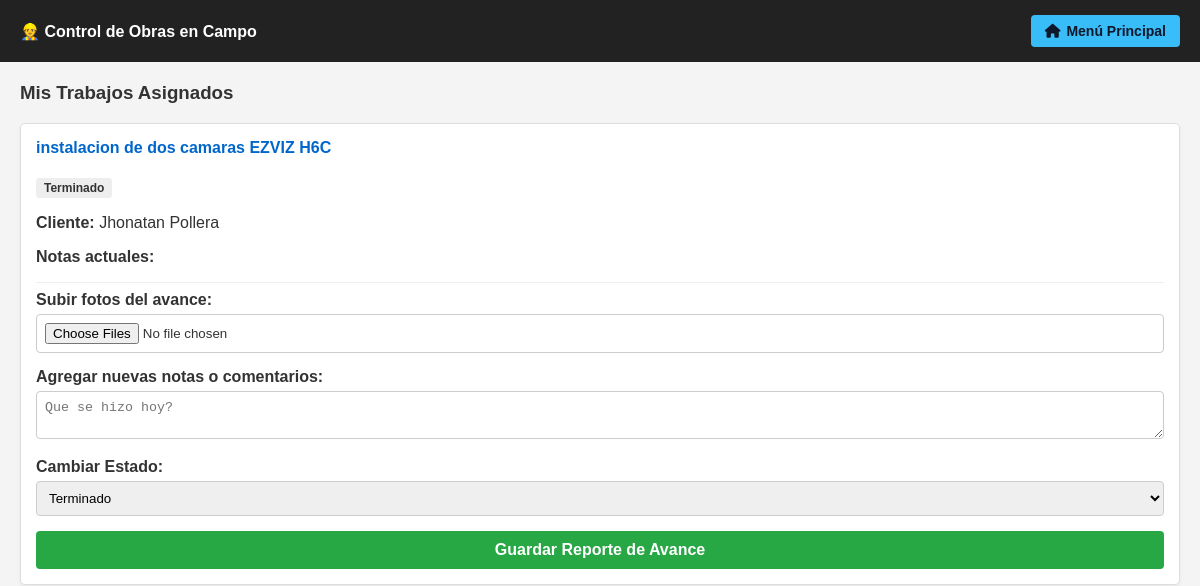
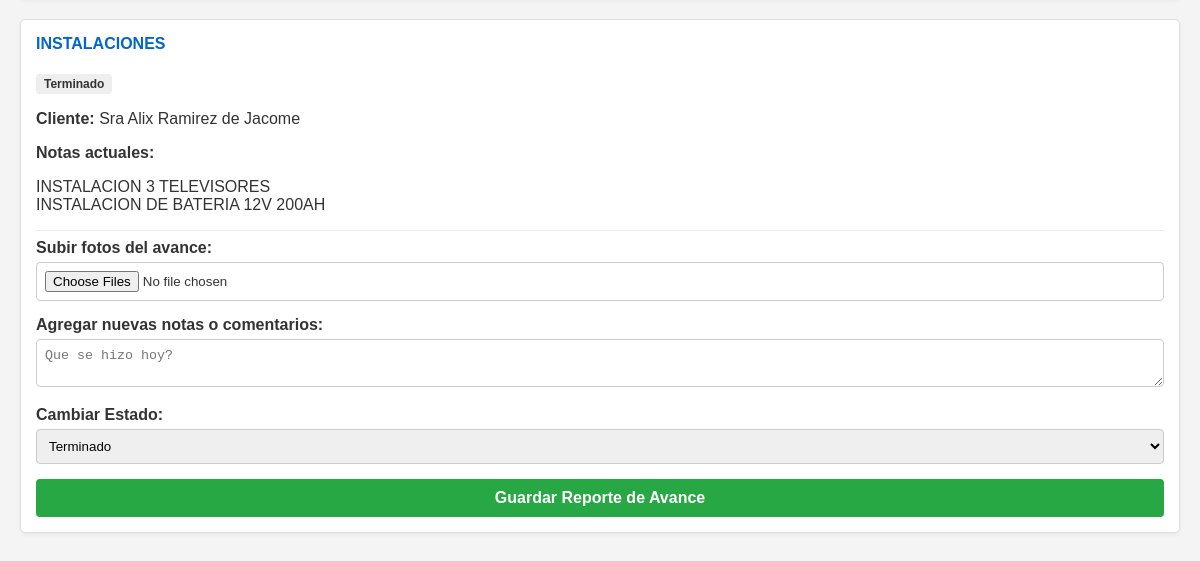
Before: /mis-trabajos/ (signed in) with the older database file (2 pictures, top to bottom).
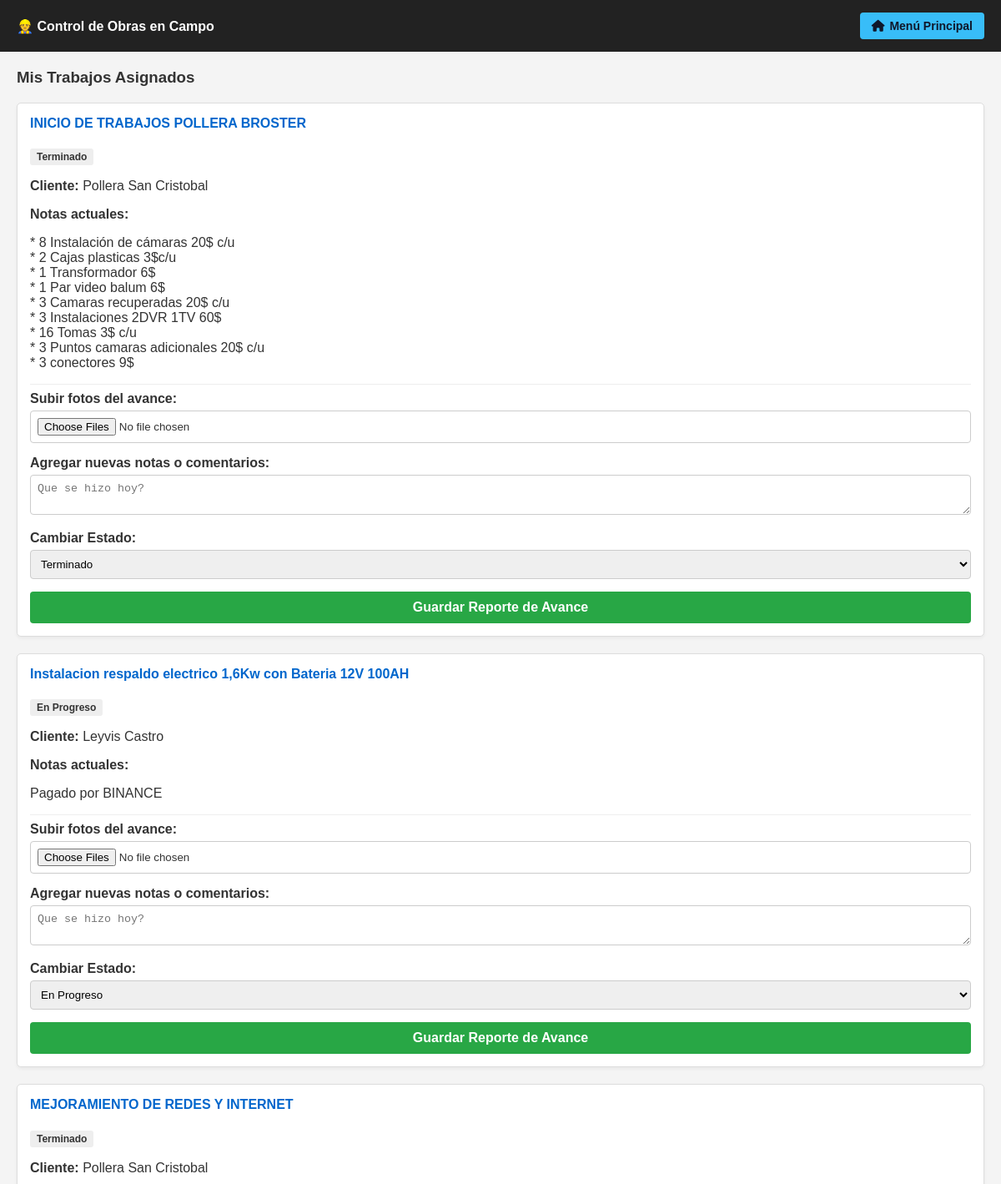
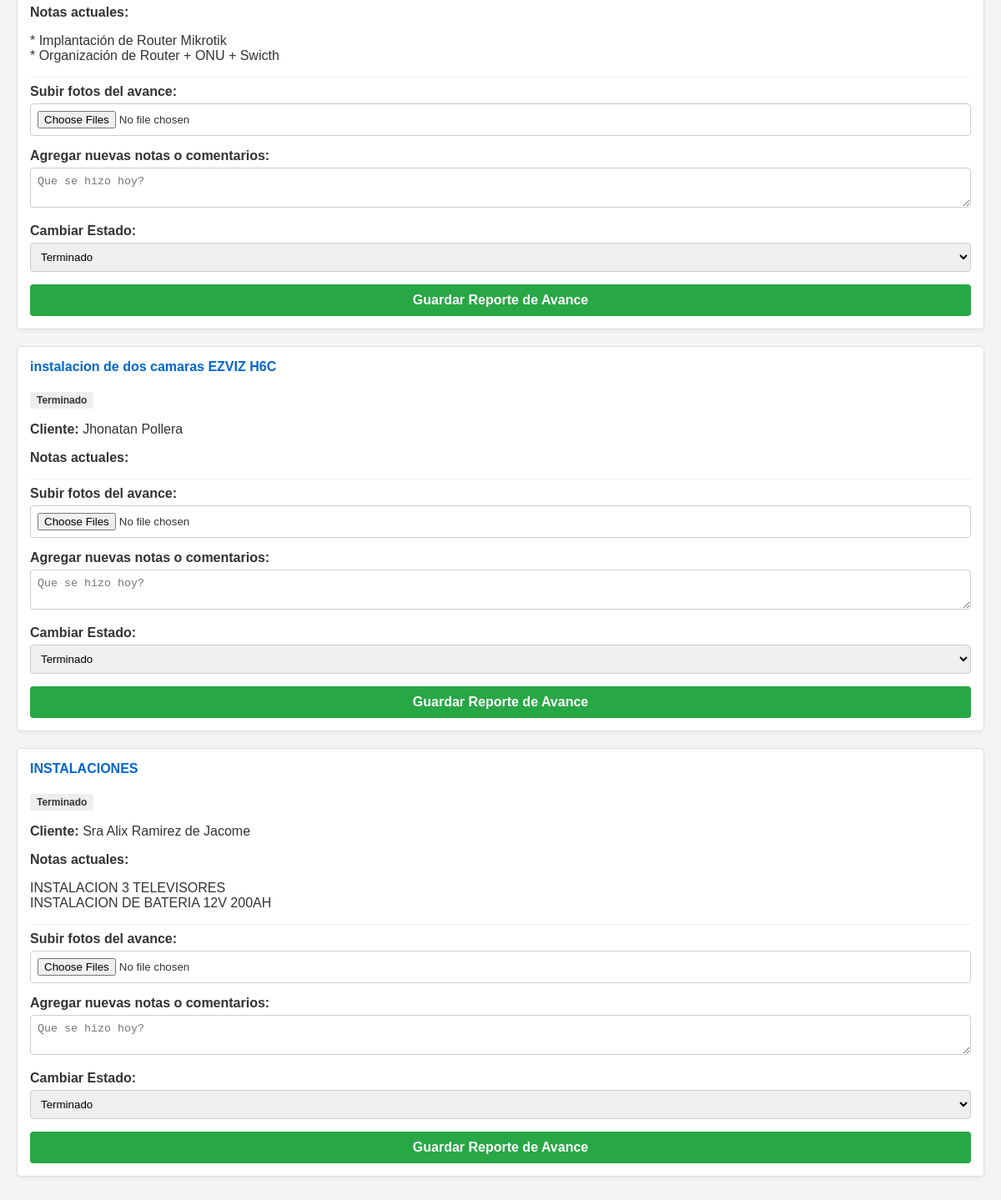
After: the same page with the newer database file (2 pictures, top to bottom).
### gestion/models.py (models this page shows, shortened)
class Trabajo(models.Model):
    ESTADOS = [
        ("PEND", "Pendiente / Planificado"),
        ("PROG", "En Progreso"),
        ("TERM", "Terminado"),
    ]
    cliente = models.ForeignKey(Cliente, on_delete=models.CASCADE)
    tecnico = models.ForeignKey(
        User,
        on_delete=models.SET_NULL,
        null=True,
        blank=True,
        verbose_name="Tecnico Asignado",
    )
    titulo = models.CharField(
        max_length=150, verbose_name="Título del Trabajo u Obra"
    )
    descripcion = models.TextField(
        verbose_name="Notas / Descripción del Avance", blank=True, null=True
    )
    fecha_inicio = models.DateField(auto_now_add=True)
    estado = models.CharField(max_length=4, choices=ESTADOS, default="PEND")
    monto_cobrado = models.DecimalField(
        max_digits=10,
        decimal_places=2,
        default=0.00,
        verbose_name="Monto Cobrado al Cliente",
    )

class Cliente(models.Model):
    nombre = models.CharField(max_length=100)
    rif_cedula = models.CharField(
        max_length=50, blank=True, null=True, verbose_name="Rif o Cédula"
    )
    telefono = models.CharField(max_length=20, blank=True, null=True)
    direccion = models.TextField(
        blank=True, null=True, verbose_name="Dirección"
    )
    nota_privada = models.TextField(
        blank=True, null=True, verbose_name="Nota Privada"
    )
    foto = models.ImageField(upload_to="clientes/", blank=True, null=True)
    latitud = models.DecimalField(
        max_digits=9, decimal_places=6, blank=True, null=True
    )
    longitud = models.DecimalField(
        max_digits=9, decimal_places=6, blank=True, null=True
    )

### gestion/views.py (the view, shortened to what this page needs)
# urls.py: path("mis-trabajos/", views.pantalla_tecnicos, name="pantalla_tecnicos"),
@login_required(login_url='/login/')
def pantalla_tecnicos(request):
    trabajos = Trabajo.objects.filter(tecnico=request.user).order_by('-id')
    return render(request, 'gestion/tecnicos.html', {'trabajos': trabajos})

### gestion/templates/gestion/tecnicos.html (shortened to what this page needs)
<!DOCTYPE html>
<html lang="es">
<head>
    <link rel="stylesheet" href="https://cdnjs.cloudflare.com/ajax/libs/font-awesome/6.4.0/css/all.min.css">
</head>
<body>
    <div class="barra">
        <span>👷 Control de Obras en Campo</span>
        <a href="{% url 'dashboard' %}" class="btn-menu-principal">
            <i class="fas fa-home"></i> Menú Principal
        </a>
    </div>
    <div class="contenedor">
        <h3>Mis Trabajos Asignados</h3>
        {% for trabajo in trabajos %}
        <div class="tarjeta">
            <h4 class="titulo">{{ trabajo.titulo }}</h4>
            <p><span class="estado">{{ trabajo.get_estado_display }}</span></p>
            <p><strong>Cliente:</strong> {{ trabajo.cliente.nombre }}</p>
            <p><strong>Notas actuales:</strong><br>{{ trabajo.descripcion|linebreaks }}</p>
            <hr style="border: 0; border-top: 1px solid #eee;">
            <form method="POST" enctype="multipart/form-data">
                <div class="campo">
                    <label>Subir fotos del avance:</label>
                    <input type="file" name="fotos_nuevas" accept="image/*" multiple>
                </div>
                <div class="campo">
                    <label>Agregar nuevas notas o comentarios:</label>
                    <textarea name="notas" rows="2" placeholder="Que se hizo hoy?"></textarea>
                </div>
                <div class="campo">
                    <label>Cambiar Estado:</label>
                    <select name="estado">
                        <option value="PROG" {% if trabajo.estado == 'PROG' %}selected{% endif %}>En Progreso</option>
                        <option value="TERM" {% if trabajo.estado == 'TERM' %}selected{% endif %}>Terminado</option>
                    </select>
                </div>
                <button type="submit">Guardar Reporte de Avance</button>
            </form>
        </div>
        {% empty %}
        <p>No tienes trabajos asignados por el momento.</p>
        {% endfor %}
    </div>
</body>
</html>

Changed rows visible on the page:
added Trabajo: titulo "INICIO DE TRABAJOS POLLERA BROSTER", estado "Terminado", cliente.nombre "Pollera San Cristobal", descripcion "* 8 Instalación de cámaras 20$ c/u * 2 Cajas plasticas 3$c/u * 1 Transformador 6$ * 1 Par video balum 6$ * 3 Camaras recuperadas 20$ c/u * 3 Instalaciones 2DVR 1TV 60$ * 16 Tomas 3$ c/u * 3 Puntos camaras adicionales 20$ c/u * 3 conectores 9$"
added Trabajo: titulo "Instalacion respaldo electrico 1,6Kw con Bateria 12V 100AH", estado "En Progreso", cliente.nombre "Leyvis Castro", descripcion "Pagado por BINANCE"
added Trabajo: titulo "MEJORAMIENTO DE REDES Y INTERNET", estado "Terminado", cliente.nombre "Pollera San Cristobal", descripcion "* Implantación de Router Mikrotik * Organización de Router + ONU + Swicth"
